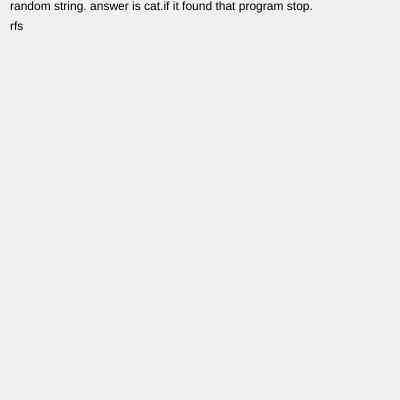
Frame 1 (no input)
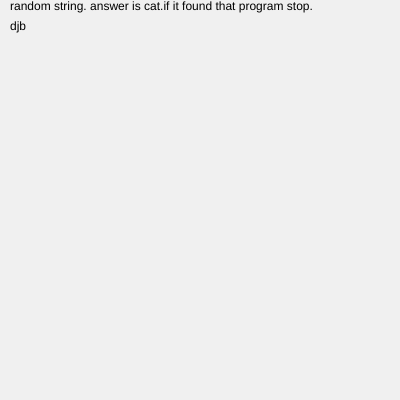
Frame 60 (no input)
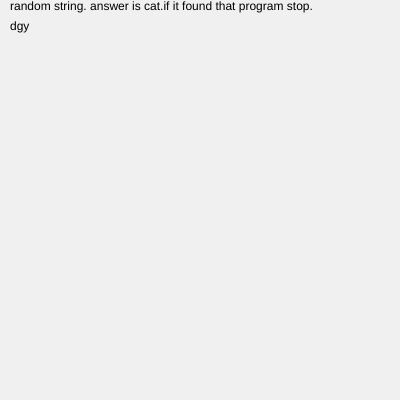
Frame 120 (the mouse pressed at the canvas centre since frame 60)

The p5.js sketch that drew these frames (run headless with seeded random() and noise() and a simulated clock; from frame 60 on, the mouse is pressed at the canvas centre):

// p5.js sketch
// ── sketch.js
/// <reference path="../../p5.global-mode.d.ts" />
function setup() {
    createCanvas(400, 400);
}

const randASCII = () => String.fromCharCode(random(65, 90));
const randascii = () => String.fromCharCode(random(97, 122));
const randstr = (n) => Array.from({length: n}, (v, k) => randascii()).join('');
const answer = 'cat';

function draw() {
    background(240);

    let str = randstr(answer.length);
    text(`random string. answer is ${answer}.if it found that program stop.`, 10, 10);
    text(str, 10, 30);
    if (str === answer) {
        text(millis() / 1000, 10, 50);
        noLoop();
    }
}
